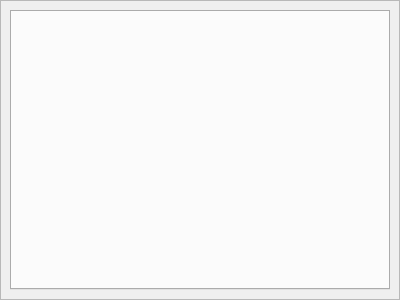
<?xml version="1.0" encoding="UTF-8"?>
<ui version="4.0">
 <class>AttendPage</class>
 <widget class="QWidget" name="AttendPage">
  <property name="geometry">
   <rect>
    <x>0</x>
    <y>0</y>
    <width>400</width>
    <height>300</height>
   </rect>
  </property>
  <property name="windowTitle">
   <string>Form</string>
  </property>
  <layout class="QVBoxLayout" name="verticalLayout">
   <property name="leftMargin">
    <number>0</number>
   </property>
   <property name="topMargin">
    <number>0</number>
   </property>
   <property name="rightMargin">
    <number>0</number>
   </property>
   <property name="bottomMargin">
    <number>0</number>
   </property>
   <item>
    <widget class="QFrame" name="frame">
     <property name="frameShape">
      <enum>QFrame::StyledPanel</enum>
     </property>
     <property name="frameShadow">
      <enum>QFrame::Raised</enum>
     </property>
     <layout class="QVBoxLayout" name="verticalLayout_2">
      <item>
       <widget class="QTabWidget" name="tabWidget"/>
      </item>
     </layout>
    </widget>
   </item>
  </layout>
 </widget>
 <resources/>
 <connections/>
</ui>
